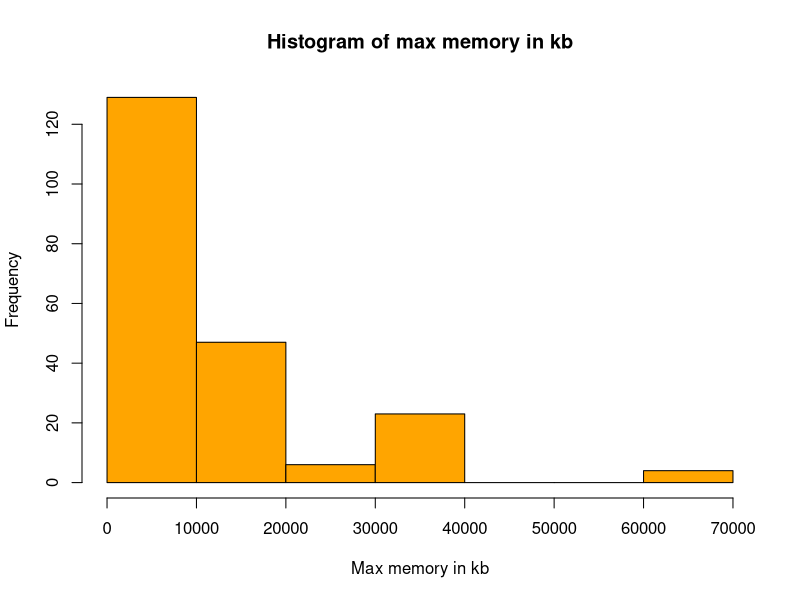
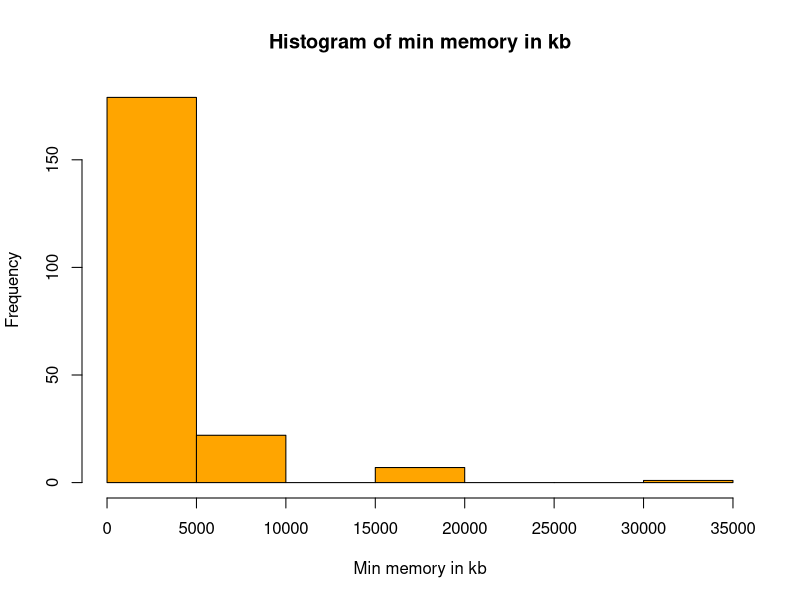
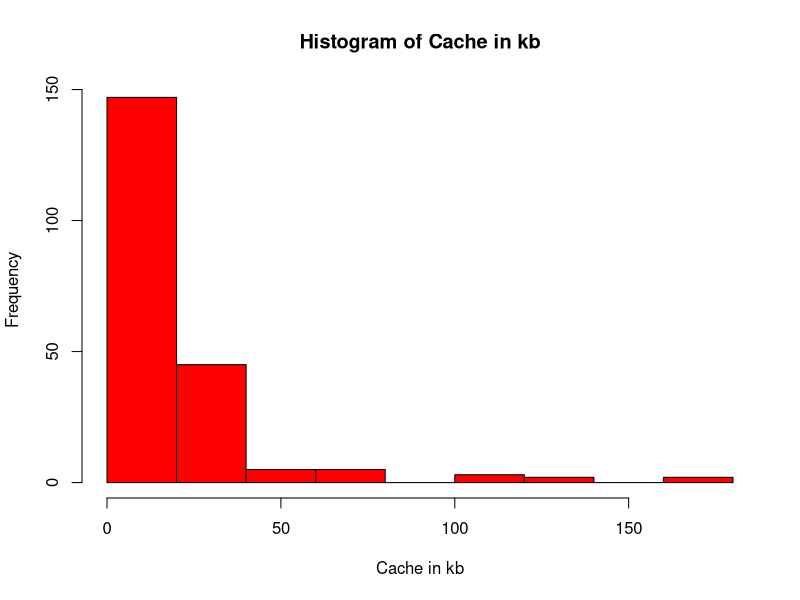
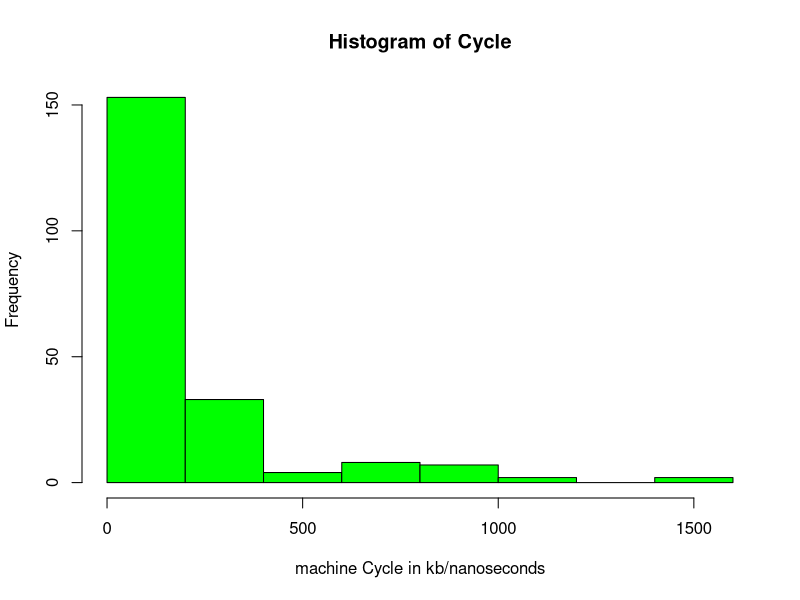
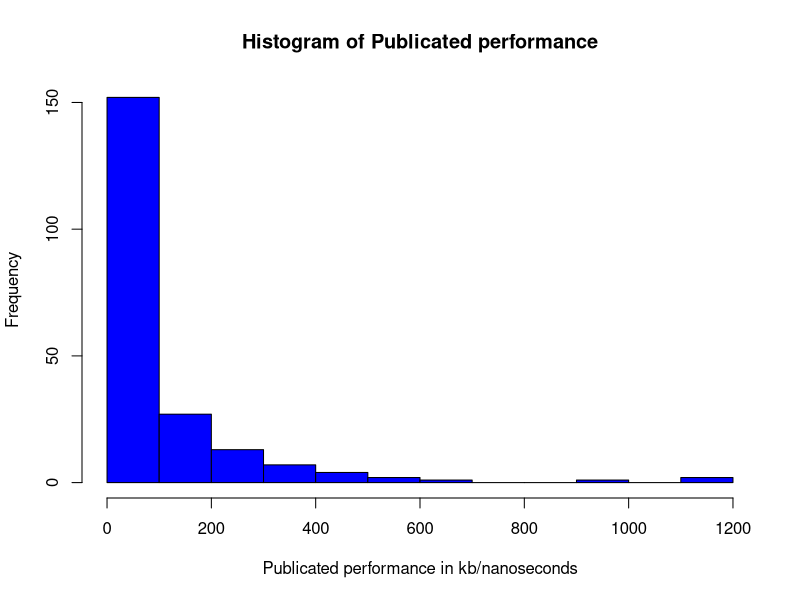
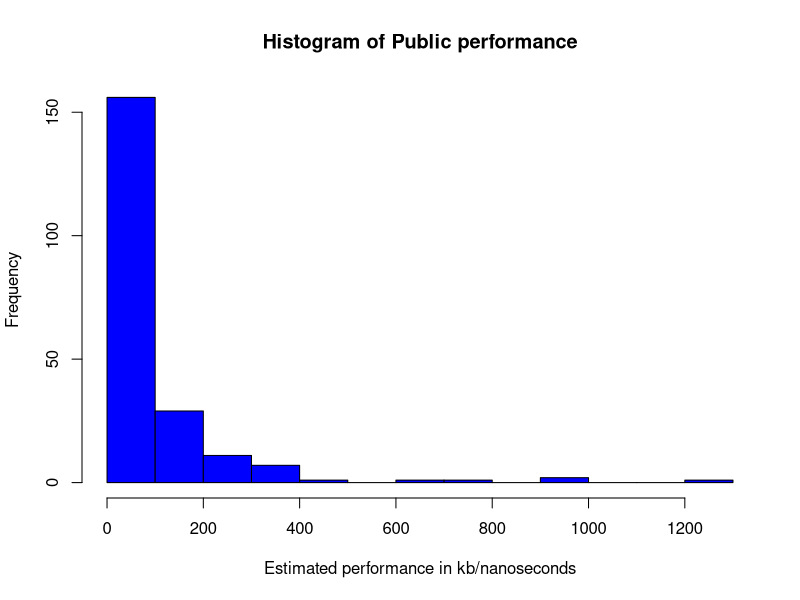
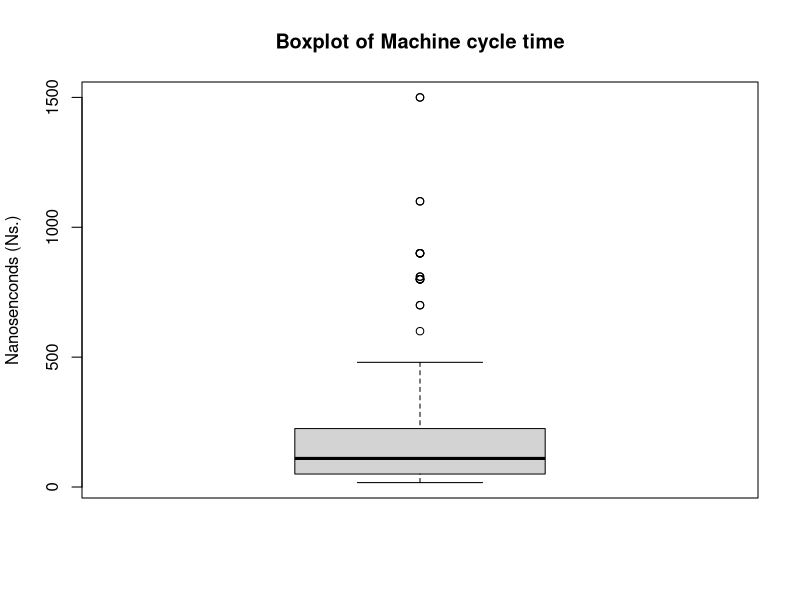
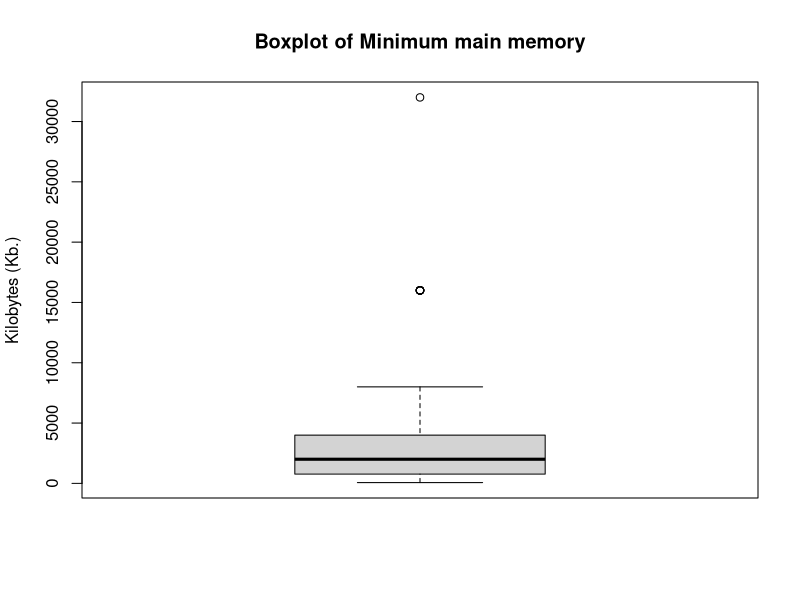

R code for these plots, in order:
## ---- chunk 1
knitr::opts_chunk$set(echo = TRUE)

## ---- chunk 2
cpuData <- read.csv("machine.csv")
## ---- chunk 3
summary(cpuData)
## ---- chunk 4

hist(cpuData$MMAX, xlab = 'Max memory in kb',main = 'Histogram of max memory in kb', border = 'black',col = 'orange' )
hist(cpuData$MMIN, xlab = 'Min memory in kb',main = 'Histogram of min memory in kb', border = 'black',col = 'orange' )
hist(cpuData$CHMAX, xlab = 'Cache in kb',main = 'Histogram of Cache in kb', border = 'black',col = 'red' )

## ---- chunk 5
hist(cpuData$MYCT, xlab = 'machine Cycle in kb/nanoseconds',main = 'Histogram of Cycle', border = 'black',col = 'green' )
## ---- chunk 6
hist(cpuData$PRP, xlab = 'Publicated performance in kb/nanoseconds',main = 'Histogram of Publicated performance', border = 'black',col = 'blue' )
hist(cpuData$ERP, xlab = 'Estimated performance in kb/nanoseconds',main = 'Histogram of Public performance', border = 'black',col = 'blue' )
## ---- chunk 7
sortedCpuData <- data.frame(MYCT = (sort(cpuData$MYCT)), MMIN = (sort(cpuData$MMIN)),MMAX = (sort(cpuData$MMAX)),CACH = (sort(cpuData$CACH)),CHMIN = (sort(cpuData$CHMIN)),CHMAX = (sort(cpuData$CHMAX)),PRP = (sort(cpuData$PRP)),ERP = (sort(cpuData$ERP)))
head(sortedCpuData)
## ---- chunk 8
quantile(sortedCpuData$MYCT)
## ---- chunk 9
quantile(sortedCpuData$MMIN)
## ---- chunk 10
quantile(sortedCpuData$MMAX)
## ---- chunk 11
quantile(sortedCpuData$PRP)
## ---- chunk 12
quantile(sortedCpuData$ERP)
## ---- chunk 13
#Boxplot of machine cycle time
boxplot(cpuData$MYCT,
        main = "Boxplot of Machine cycle time",
        ylab = "Nanosenconds (Ns.)") 

#Boxplot of the minimum main memory
boxplot(cpuData$MMIN,
        main = "Boxplot of Minimum main memory",
        ylab = "Kilobytes (Kb.)")

#Boxplot of the maximum main memory
boxplot(cpuData$MMAX,
        main = "Boxplot of Maximum main memory",
        ylab = "Kilobytes (Kb.)") 

#boxplot of the cache memory
boxplot(cpuData$CACH,
        main = "Boxplot of cache memory",
        ylab = "Kilobytes (Kb.)") 

#boxplot of the maximum main memory
boxplot(cpuData$MMAX,
        main = "Boxplot of Maximum main memory",
        ylab = "Kilobytes (Kb.)")

#boxplot of the minimum channels
boxplot(cpuData$CHMIN,
        main = "Boxplot of Minimum channels",
        ylab = "Units (U.)")

#boxplot of the maximum channels
boxplot(cpuData$CHMAX,
        main = "Boxplot of Maximum channels",
        ylab = "Units (U.)")

#boxploot of the relative performance
boxplot(cpuData$PRP,
        main = "Boxplot of published relative performance",
        ylab = "Performance (P.)") 

#boxplot of the estimated relative performance from original article
boxplot(cpuData$MMAX,
        main = "Boxplot of estimated relative performance from original article",
        ylab = "Performance (P.)") 
## ---- chunk 14
library(e1071)

##Skewness of cycle time
skewness(cpuData$MYCT)

##Skewness of minimum main memory
skewness(cpuData$MMIN)

##Skewness of maximum main memory
skewness(cpuData$MMAX)

##Skewness of cache of memory
skewness(cpuData$CACH)

##Skewness of minimum channels
skewness(cpuData$CHMIN)

##Skewness of maximum channels
skewness(cpuData$CHMAX)

##Skewness of relative performance
skewness(cpuData$PRP)

##Skewness of estimated relative performance
skewness(cpuData$ERP)
## ---- chunk 15

#Removing non-numeric columns
cpuMatrix <- cpuData[-1]
cpuMatrix <- cpuMatrix[-1]
## ---- chunk 16
# Matrix mapping

# We can see that according to their correlation coefficients, when time-based cycles are smaller, all other variables tend to increase slightly. 
cor(cpuMatrix)

## ---- chunk 17

#Scatterplot for the correlation of PRP and MMAX.`
plot(cpuMatrix$PRP,cpuMatrix$MMAX,xlab="Relative performance published",ylab = "Maximum memory in KB")


#We can appreciate, when the maximum memory increases, also the published relative performance increases

#Scatterplot for the correlation of ERP and MMAX.
plot(cpuMatrix$ERP,cpuMatrix$MMAX,xlab = "Estimated relative performance",ylab = "Maximum memory in KB")

#The performance estimate also increases linearly with memory in KB

#Scatterplot for the correlation of PRP and ERP.
plot(cpuMatrix$ERP,cpuMatrix$PRP,xlab = "Estimated relative performance",ylab="Relative performance published")

#The relationship between the estimated and the published.
#The optimum should be that the correlation is perfect, it would mean that the published data are congruent with the estimated data.
